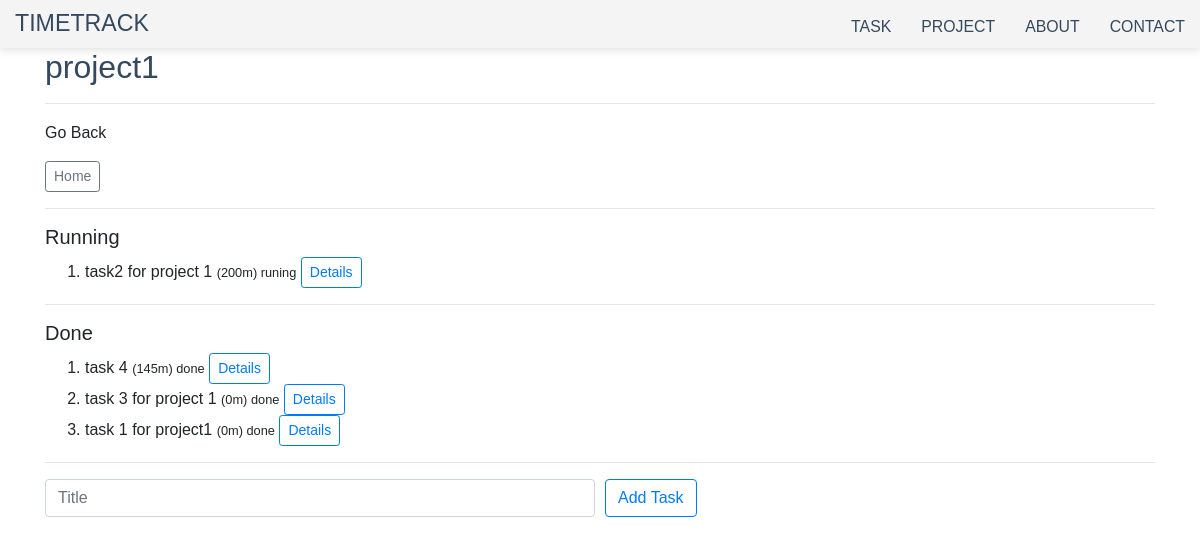
Screenshot of /project/6/ with the database file from the repository.
### project/models.py (models this page shows, shortened)
class Project(models.Model):
    title = models.CharField(max_length=255)
    client_name = models.CharField(max_length=250)
    deadline = models.DateField(null=True, blank=True)
    created_at = models.DateTimeField(auto_now_add=True)
    created_by = models.ForeignKey(
        User, related_name='project', on_delete=models.CASCADE)
    class Meta:
        ordering = ['created_at']

class Task(models.Model):
    RUNING = 'runing'
    DONE = 'done'
    STATUS_CHOICES = [
        (RUNING, 'Runing'),
        (DONE, 'Done'),
    ]
    project = models.ForeignKey(
        Project, related_name='task', on_delete=models.CASCADE)
    name = models.CharField(max_length=255)
    created_at = models.DateTimeField(default=timezone.now)
    created_by = models.ForeignKey(
        User, related_name='task', on_delete=models.CASCADE)
    status = models.CharField(
        max_length=20,
        choices=STATUS_CHOICES,
        default=RUNING
    )
    class Meta:
        ordering = ['-created_at']
    def registered_time(self):
        return sum(entry.minutes for entry in self.entries.all())

class Entry(models.Model):
    project = models.ForeignKey(
        Project, related_name='entries', on_delete=models.CASCADE)
    task = models.ForeignKey(
        Task, related_name='entries', on_delete=models.CASCADE)
    minutes = models.IntegerField(default=0)
    is_tracked = models.BooleanField(default=False)
    created_by = models.ForeignKey(
        User, related_name='entries', on_delete=models.CASCADE)
    created_at = models.DateTimeField()
    class Meta:
        ordering = ['-created_at']

### project/views.py (the view, shortened to what this page needs)
# urls.py: path('project/<int:pk>/', project_detail, name='project_detail'),
def project_detail(request, pk):
    project = get_object_or_404(Project, pk=pk)
    task_runing = project.task.filter(status=Task.RUNING)
    task_done = project.task.filter(status=Task.DONE)
    context = {
        'project': project,
        'task_runing': task_runing,
        'task_done': task_done
    }
    return render(request, 'project/project_details.html', context)

### project/templates/project/project_details.html (shortened to what this page needs)
{% extends "project/home.html" %} {% block content %}
<h2>{{ project.title }}</h2>
<hr />
<p>Go Back</p>
<a
  class="btn btn-outline-secondary btn-sm"
  href="{% url 'home' %}"
  >Home
</a>
<hr>
<h5>Running</h5>
<ol>
  {% if task_runing %} {% for task in task_runing %}
  <li>
    {{ task.name }}
    <small>({{ task.registered_time }}m) {{ task.status }}</small>
    <span>
      <a href="{% url 'task_detail' project.id task.id %}"
        ><button class="btn btn-outline-primary btn-sm">Details</button></a
      >
    </span>
  </li>
  {% endfor %} {% endif %}
</ol>
<hr />
<h5>Done</h5>
<ol>
  {% if task_done %} {% for task in task_done %}
  <li>
    {{ task.name }}
    <small>({{ task.registered_time }}m) {{ task.status }}</small>
    <span>
      <a href="{% url 'task_detail' project.id task.id %}"
        ><button class="btn btn-outline-primary btn-sm">Details</button></a
      >
    </span>
  </li>
  {% endfor %} {% endif %}
</ol>
<hr>
<form method="POST">
  <div class="form-row mt-3">
    <div class="col">
      <input
        type="text"
        name="title"
        class="form-control"
        placeholder="Title"
      />
    </div>
    <div class="col">
      <button type="submit" class="btn btn-outline-primary mb-2">
        Add Task
      </button>
    </div>
  </div>
</form>
{% endblock content %}

### static/css/project.css (style rules this page uses)
* { box-sizing: border-box; }
body { font-family: "Montserrat", sans-serif; line-height: 1.6; margin: 0; min-height: 100vh; }
h2, h3, a { color: #34495e; }
a { text-decoration: none; }

### rows the page displays
Project: title "project1"
Task: name "task2 for project 1", registered_time "200", status "runing"
Task: name "task 4", registered_time "145", status "done"
Task: name "task 3 for project 1", registered_time "0", status "done"
Task: name "task 1 for project1", registered_time "0", status "done"
